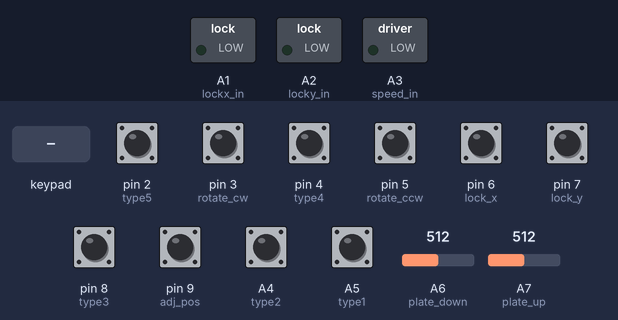
A sketch run on a simulated Arduino Nano, built with avr-gcc and run on an emulated ATmega328P. On the bench: switched loads named in the sketch (green lamp = pin HIGH). Inputs (shaded band) come from the test bench; at power-on: A4 (type2), A5 (type1), pin 2 (type5), pin 3 (rotate_cw), pin 4 (type4), pin 5 (rotate_ccw), pin 6 (lock_x), pin 7 (lock_y), pin 8 (type3), pin 9 (adj_pos) HIGH, A6 (plate_down) = 512, A7 (plate_up) = 512. What the sketch prints to the serial monitor is not drawn.

Above: at 1.2 s.
1.3 s: pin 6 (lock_x) pulled LOW for 0.15 s
At 2.1 s:
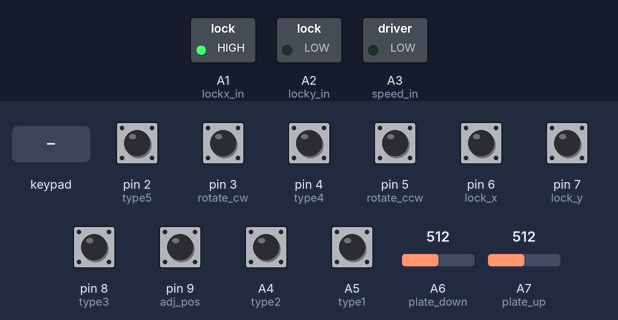
2.9 s: pin 7 (lock_y) pulled LOW for 0.15 s
At 3.4 s:
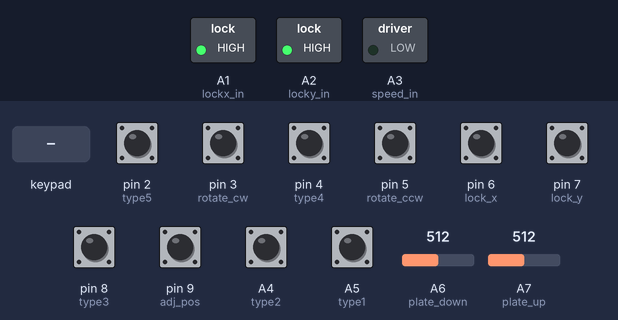
4.5 s: key 'S' pressed
At 6.1 s:
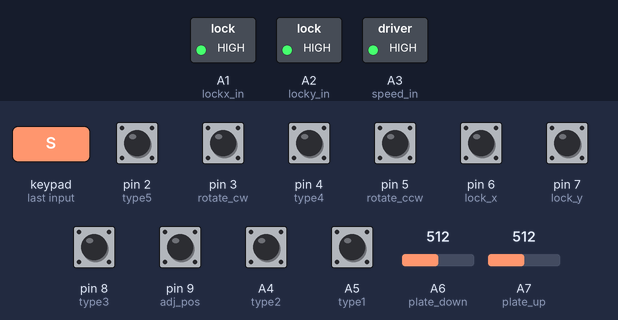
6.4 s: pin 6 (lock_x) pulled LOW for 1 s
At 7.2 s:
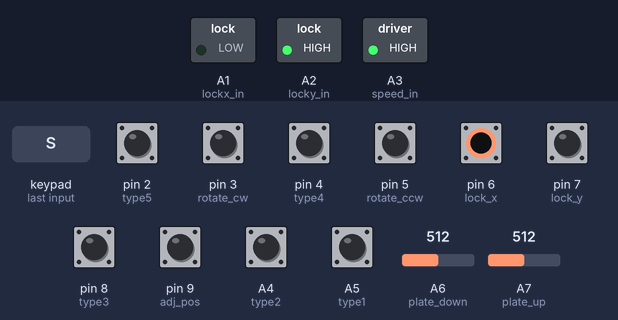
8.9 s: pin 7 (lock_y) pulled LOW for 1 s
At 9.2 s:
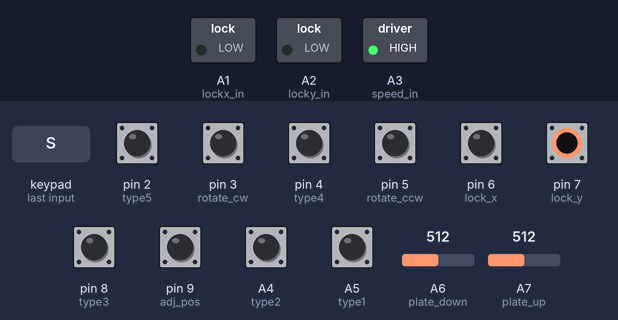
Timing chart, 0 to 11.9 s (numbered marks = the images above; inputs shaded):
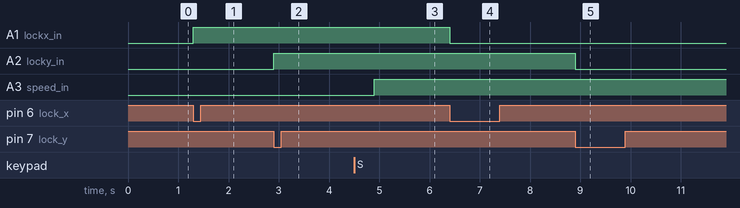

Measured:
- after the input at 1.3 s, A1 (lockx_in): LOW → HIGH at once
- after the input at 2.9 s, A2 (locky_in): LOW → HIGH at once
- after the input at 4.5 s, A3 (speed_in): LOW → HIGH after 0.40 s
- after the input at 6.4 s, A1 (lockx_in): HIGH → LOW at once
- after the input at 8.9 s, A2 (locky_in): HIGH → LOW at once

The sketch:

ER_Cont_Nano.ino
```cpp
#include <PS2X_lib.h>

//PS2 controller pin connections
#define PS2_DAT 11
#define PS2_CMD 12
#define PS2_SEL 10
#define PS2_CLK 13

// Pin numbers of other buttons
#define plate_up A7
#define plate_down A6
#define rotate_cw 3
#define rotate_ccw 5
#define lock_x 6
#define lock_y 7
#define type1 A5
#define type2 A4
#define type3 8
#define type4 4
#define type5 2
#define adj_pos 9

// Pins of led indicators
#define lockx_in A1
#define locky_in A2
#define speed_in A3

PS2X ps2x;
String msg;

int lockx = 0, locky = 0, speed = 0;
int lockx_prev = 0, locky_prev = 0;

void setup() {
  Serial.begin(115200);
  // Configure the PS2 controller to work with Arduino Nano
  int error = ps2x.config_gamepad(PS2_CLK, PS2_CMD, PS2_SEL, PS2_DAT, false, false);
  // Configure all other buttons and leds
  pinMode(rotate_cw, INPUT_PULLUP);
  pinMode(rotate_ccw, INPUT_PULLUP);
  pinMode(lock_x, INPUT_PULLUP);
  pinMode(lock_y, INPUT_PULLUP);
  pinMode(type1, INPUT_PULLUP);
  pinMode(type2, INPUT_PULLUP);
  pinMode(type3, INPUT_PULLUP);
  pinMode(type4, INPUT_PULLUP);
  pinMode(type5, INPUT_PULLUP);
  pinMode(adj_pos, INPUT_PULLUP);
  pinMode(lockx_in, OUTPUT);
  pinMode(locky_in, OUTPUT);
  pinMode(speed_in, OUTPUT);
  digitalWrite(lockx_in, LOW);
  digitalWrite(locky_in, LOW);
  digitalWrite(speed_in, LOW);
}

void loop() {
  ps2x.read_gamepad();

  // Handling reset buttons first
  int Rst_Nano = ps2x.Button(PSB_CIRCLE);
  int Rst_MPU = ps2x.Button(PSB_TRIANGLE);
  int Rst_Mega = ps2x.Button(PSB_CROSS);
  if (Rst_Mega)
    msg = "rst_mega";
  else if (Rst_Nano)
    msg = "rst_nano";
  else if (Rst_MPU)
    msg = "rst_MPU";
  else if (digitalRead(adj_pos) == 0)
    // Adjusting position command
    msg = "adj";
  else if (digitalRead(type1) == 0)
    // Aim at type 1 pole
    msg = "type1";
  else if (digitalRead(type2) == 0)
    // Aim at type 2 pole
    msg = "type2";
  else if (digitalRead(type3) == 0)
    // Aim at type 3 pole
    msg = "type3";
  else if (digitalRead(type4) == 0)
    // Aim at type 4 pole
    msg = "type4";
  else if (digitalRead(type5) == 0)
    // Aim at type 5 pole
    msg = "type5";
  else if (digitalRead(rotate_cw) == 0)
    // Rotate the robot clockwise 90 degrees
    msg = "cw";
  else if (digitalRead(rotate_ccw) == 0)
    // Rotate the robot counter-clockwise 90 degrees
    msg = "ccw";
  else {
    int Reload = ps2x.Button(PSB_L1);
    int Shoot = ps2x.Button(PSB_R1);

    if (Reload)
      msg = "rel";
    else if (Shoot)
      msg = "sht";
    else {
      //Handling rest other buttons on PS2 controller
      int LY = ps2x.Analog(PSS_LY);
      int LX = ps2x.Analog(PSS_LX);
      int RX = ps2x.Analog(PSS_RX);
      int Speed = ps2x.ButtonReleased(PSB_SQUARE);
      int Angle_Up = ps2x.Button(PSB_PAD_UP);
      int Angle_Down = ps2x.Button(PSB_PAD_DOWN);
      int Pull = ps2x.Button(PSB_PAD_LEFT);
      int Push = ps2x.Button(PSB_PAD_RIGHT);

      // Hangling pick buttons
      int pick;
      if (analogRead(plate_up) == 0)
        pick = 1;
      else if (analogRead(plate_down) == 0)
        pick = -1;
      else
        pick = 0;

      // Handling lock buttons
      if (digitalRead(lock_x) == 0 && lockx_prev == 1) {
        lockx = !lockx;
        lockx_prev = 0;
      } else if (digitalRead(lock_x) == 1 && lockx_prev == 0) {
        lockx_prev = 1;
      }
      if (digitalRead(lock_y) == 0 && locky_prev == 1) {
        locky = !locky;
        locky_prev = 0;
      } else if (digitalRead(lock_y) == 1 && locky_prev == 0) {
        locky_prev = 1;
      }

      //Calculate velocities
      float vel_y = ((128 - LY) * 100 / 128.0);  //- 3.91;            //Uncomment to remove offset if any
      float vel_x = ((LX - 128) * 100 / 128.0);  //+ 3.91;
      float vel_w = ((RX - 128) * 100 / 128.0);  //+ 3.91;

      //Values to move stepper and tilt motors
      int tilt, stretch;
      if (Angle_Up)
        tilt = 1;
      else if (Angle_Down)
        tilt = -1;
      else
        tilt = 0;
      if (Pull)
        stretch = 1;
      else if (Push)
        stretch = -1;
      else
        stretch = 0;

      // Handling speed button
      if (Speed == 1) {
        speed = !speed;
      }

      // Turn on indicators accordingly
      if (speed)
        digitalWrite(speed_in, HIGH);
      else
        digitalWrite(speed_in, LOW);
      if (lockx)
        digitalWrite(lockx_in, HIGH);
      else
        digitalWrite(lockx_in, LOW);
      if (locky)
        digitalWrite(locky_in, HIGH);
      else
        digitalWrite(locky_in, LOW);

      // val <velx> <vely> <velw> <pick> <stretch> <tilt> <lockx> <locky> <speed>
      msg = String("val") + String(" ") + String(vel_y) + String(" ") + String(vel_x) + String(" ") + String(vel_w) + " " + String(pick) + " " + String(stretch) + String(" ") + String(tilt) + " " + String(lockx) + " " + String(locky) + " " + String(speed);
    }
  }

  // Send this message to ESP07
  Serial.println(msg);
}
```
